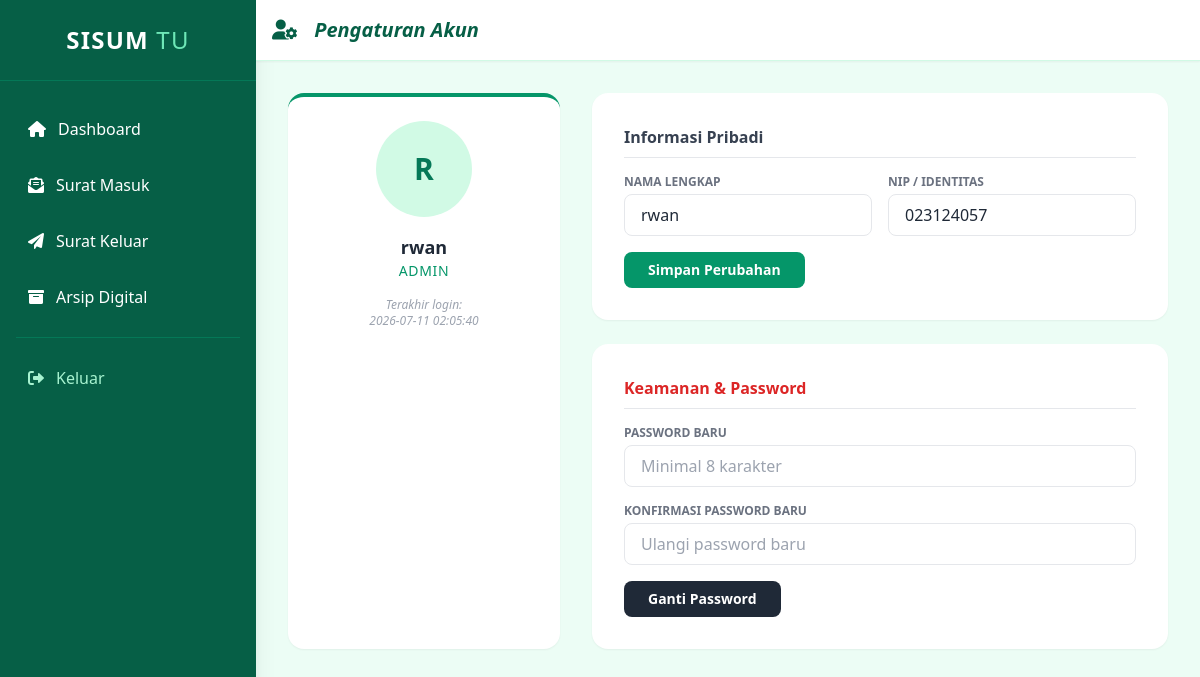
The page /pengaturan.php (signed in) on the database its author committed.
### tables this page shows
CREATE TABLE `user` (
  `id_user` int(11) NOT NULL,
  `username` varchar(50) NOT NULL,
  `password` varchar(255) NOT NULL,
  `nama_lengkap` varchar(100) NOT NULL,
  `nip` varchar(50) DEFAULT NULL,
  `role` varchar(50) NOT NULL,
  `last_login` datetime DEFAULT NULL
);

### pengaturan.php (the view, shortened to what this page needs)
<?php
include "koneksi.php";
$id_user = $_SESSION['id_user'];
$query   = $koneksi->query("SELECT * FROM user WHERE id_user = '$id_user'");
$data    = $query->fetch_assoc();
?>
<!DOCTYPE html>
<html lang="id">
<head>
    <script src="https://cdn.tailwindcss.com"></script>
    <link rel="stylesheet" href="https://cdnjs.cloudflare.com/ajax/libs/font-awesome/6.0.0/css/all.min.css">
</head>
<body class="bg-emerald-50 font-sans text-gray-800">
    <div class="flex min-h-screen">
        <aside class="w-64 bg-emerald-800 text-white hidden md:block shadow-xl">
            <div class="p-6 text-center border-b border-emerald-700">
                <h1 class="text-2xl font-bold tracking-wider">SISUM <span class="font-light text-emerald-300">TU</span></h1>
            </div>
            <nav class="mt-6 px-4">
                <a href="index.php" class="flex items-center p-3 hover:bg-emerald-700 rounded-lg mb-2 transition">
                    <i class="fas fa-home mr-3"></i> Dashboard
                </a>
                <a href="surat-masuk.php" class="flex items-center p-3 hover:bg-emerald-700 rounded-lg mb-2 transition">
                    <i class="fas fa-envelope-open-text mr-3"></i> Surat Masuk
                </a>
                <a href="#" class="flex items-center p-3 hover:bg-emerald-700 rounded-lg mb-2 transition">
                    <i class="fas fa-paper-plane mr-3"></i> Surat Keluar
                </a>
                <a href="arsip-digital.php" class="flex items-center p-3 hover:bg-emerald-700 rounded-lg mb-2 transition">
                    <i class="fas fa-archive mr-3"></i> Arsip Digital
                </a>
                <hr class="my-4 border-emerald-700">
                <a href="logout.php" class="flex items-center p-3 hover:bg-red-600 rounded-lg transition text-emerald-200 hover:text-white">
                    <i class="fas fa-sign-out-alt mr-3"></i> Keluar
                </a>
            </nav>
        </aside>
        <main class="flex-1">
            <header class="bg-white shadow-sm p-4 flex justify-between items-center border-b border-emerald-100">
                <div class="flex items-center">
                    <h2 class="text-xl font-bold text-emerald-800 italic"><i class="fas fa-user-cog mr-3"></i> Pengaturan Akun</h2>
                </div>
            </header>
            <div class="p-8">
                <div class="grid grid-cols-1 md:grid-cols-3 gap-8">
                    <div class="bg-white p-6 rounded-2xl shadow-sm border-t-4 border-emerald-600 text-center">
                        <div class="w-24 h-24 bg-emerald-100 rounded-full mx-auto flex items-center justify-center text-emerald-700 text-3xl font-bold mb-4">
                            <?php echo strtoupper(substr($data['nama_lengkap'], 0, 1)); ?>
                        </div>
                        <h3 class="font-bold text-lg text-gray-800"><?php echo $data['nama_lengkap']; ?></h3>
                        <p class="text-sm text-emerald-600 font-medium mb-4 uppercase tracking-wider"><?php echo $data['role']; ?></p>
                        <p class="text-xs text-gray-400 italic">Terakhir login: <br> <?php echo $data['last_login'] ?? '-'; ?></p>
                    </div>
                    <div class="md:col-span-2 space-y-6">
                        <div class="bg-white p-8 rounded-2xl shadow-sm">
                            <h4 class="font-bold text-gray-700 mb-4 border-b pb-2">Informasi Pribadi</h4>
                            <form action="proses-update-profil.php" method="POST" class="space-y-4">
                                <div class="grid grid-cols-1 md:grid-cols-2 gap-4">
                                    <div>
                                        <label class="block text-xs font-bold text-gray-500 mb-1 uppercase">Nama Lengkap</label>
                                        <input type="text" name="nama_lengkap" value="<?php echo $data['nama_lengkap']; ?>" class="w-full px-4 py-2 border rounded-lg focus:ring-2 focus:ring-emerald-500 outline-none">
                                    </div>
                                    <div>
                                        <label class="block text-xs font-bold text-gray-500 mb-1 uppercase">NIP / Identitas</label>
                                        <input type="text" name="nip" value="<?php echo $data['nip']; ?>" class="w-full px-4 py-2 border rounded-lg focus:ring-2 focus:ring-emerald-500 outline-none">
                                    </div>
                                </div>
                                <button type="submit" class="bg-emerald-600 hover:bg-emerald-700 text-white px-6 py-2 rounded-lg text-sm font-bold transition">Simpan Perubahan</button>
                            </form>
                        </div>
                        <div class="bg-white p-8 rounded-2xl shadow-sm">
                            <h4 class="font-bold text-gray-700 mb-4 border-b pb-2 text-red-600">Keamanan & Password</h4>
                            <form action="proses-update-password.php" method="POST" class="space-y-4">
                                <div>
                                    <label class="block text-xs font-bold text-gray-500 mb-1 uppercase">Password Baru</label>
                                    <input type="password" name="password_baru" placeholder="Minimal 8 karakter" class="w-full px-4 py-2 border rounded-lg focus:ring-2 focus:ring-emerald-500 outline-none" required>
                                </div>
                                <div>
                                    <label class="block text-xs font-bold text-gray-500 mb-1 uppercase">Konfirmasi Password Baru</label>
                                    <input type="password" name="konfirmasi_password" placeholder="Ulangi password baru" class="w-full px-4 py-2 border rounded-lg focus:ring-2 focus:ring-emerald-500 outline-none" required>
                                </div>
                                <button type="submit" class="bg-gray-800 hover:bg-black text-white px-6 py-2 rounded-lg text-sm font-bold transition">Ganti Password</button>
                            </form>
                        </div>
                    </div>
                </div>
            </div>
        </main>
    </div>
</body>
</html>s

### rows shown on the page
user: nama_lengkap "R", nama_lengkap "rwan", role "ADMIN", last_login "2026-07-11 02:05:40", nip "023124057"
